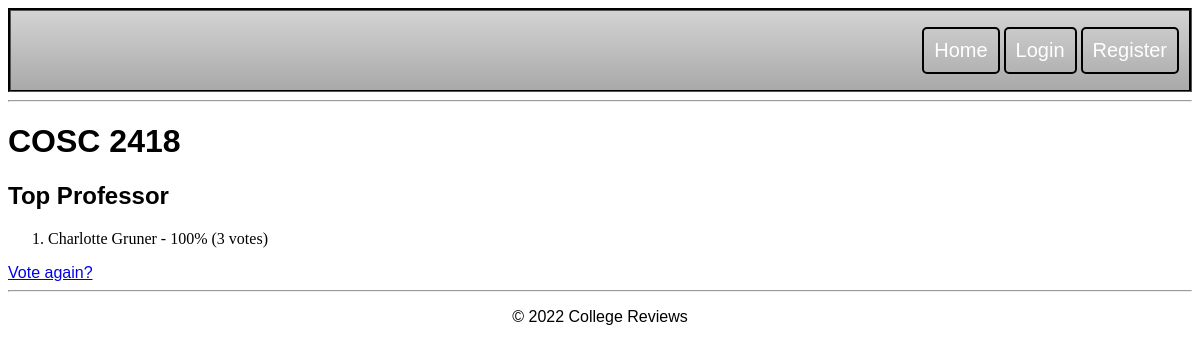
The page /1/results/ on the database as committed earlier.
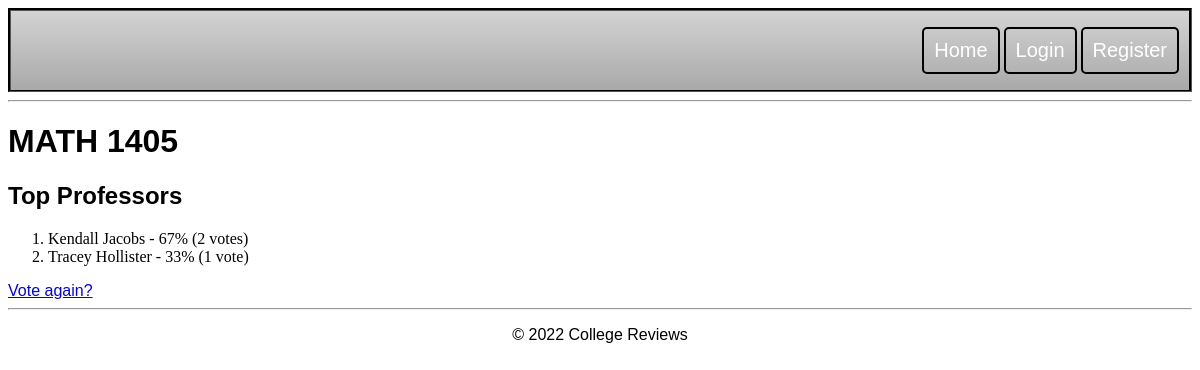
The same page on the database as committed later.
### college/models.py (models this page shows, shortened)
class Question(models.Model):
    question_text = models.CharField(max_length=200)
    pub_date = models.DateTimeField('date published')

class Choice(models.Model):
    question = models.ForeignKey(Question, on_delete=models.CASCADE)
    choice_text = models.CharField(max_length=200)
    votes = models.IntegerField(default=0)

### college/views.py (the view)
# urls.py: path('<int:pk>/results/', views.results, name='results'),
def results(request, pk):
    question = get_object_or_404(Question, pk=pk)
    choices = question.choice_set.all().order_by('-votes')
    total_votes = 0
    for i in choices:
        total_votes += i.votes
    return render(request, 'college/results.html', {'question': question, 'choices': choices, 'total_votes': total_votes})

### college/templates/college/results.html (shortened to what this page needs)
{% extends "college/layout.html" %}
{% block content %}
<h1>{{ question.question_text }}</h1>
<h2>Top Professor{{ choices.count|pluralize }}</h2>
<ol>
{% for choice in choices|slice:":2" %}
    <li>{{ choice.choice_text }} - {% widthratio choice.votes total_votes 100 %}% ({{ choice.votes }} vote{{ choice.votes|pluralize }})</li>
{% endfor %}
</ol>
<a href="{% url 'college:detail' question.id %}">Vote again?</a>
{% endblock %}

Rows that differ between the two databases and show on the page:
no longer on this page (row edited): Choice: choice_text "Charlotte Gruner", votes "100", votes "3"
changed Question: question_text "COSC 2418" → "MATH 1405"
added Choice: choice_text "Kendall Jacobs", votes "67", votes "2"
added Choice: choice_text "Tracey Hollister", votes "33", votes "1"
